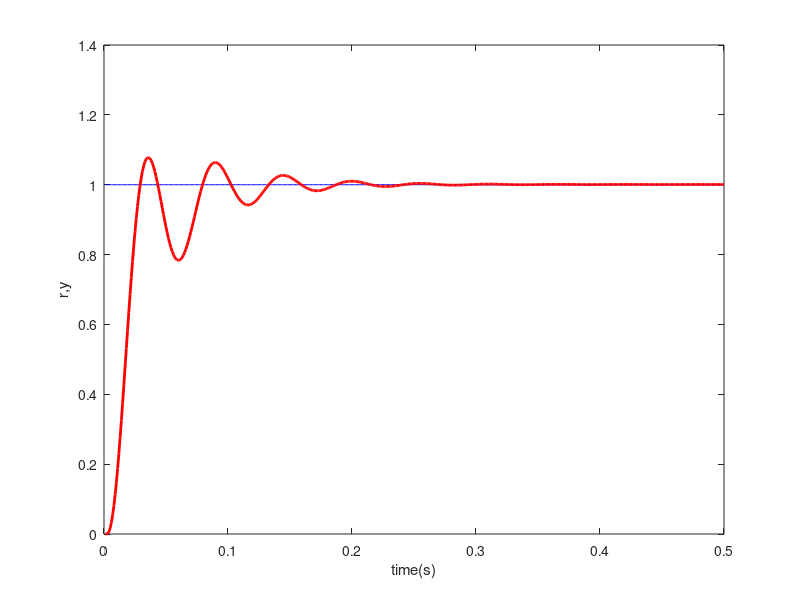
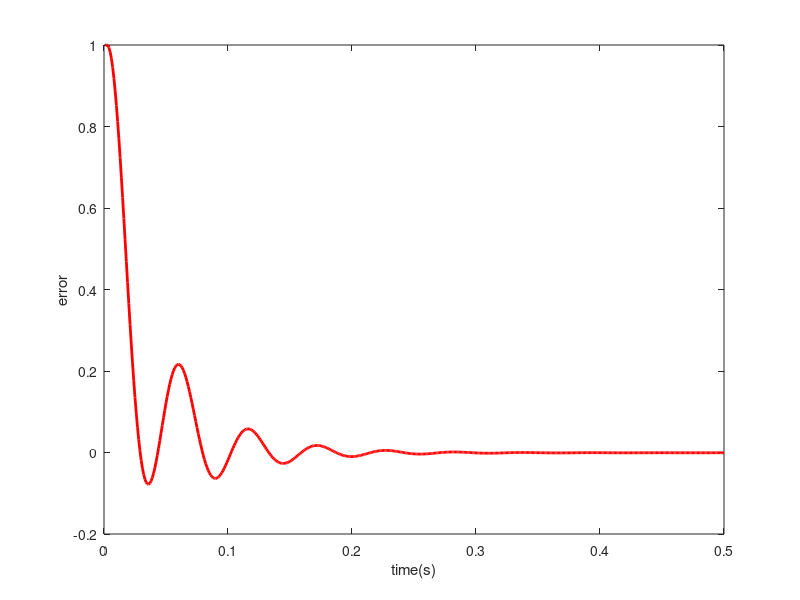

Reproduce these figures in MATLAB, in order.
%Expert PID controller
%clear all;
close all;
ts = 0.001;
sys = tf(5.235e005,[1,87.35,1.047e004,0]); %Plant
dsys=c2d(sys,ts,'z');
[num,den]=tfdata(dsys,'v');
u_1=0;u_2=0;u_3=0;u_4=0;
y_1=0;y_2=0;y_3=0;
ei=0;

kp=0.96;ki=0.03;kd=0.01;

time = zeros(1,500);
yd = zeros(1,500);
y = zeros(1,500);
error = zeros(1,500);
derror = zeros(1,500);
u = zeros(1,500);

error_1=0;
for k=1:1:500
    time(k)=k*ts;
    yd(k)=1.0;
    y(k)=-den(2)*y_1-den(3)*y_2-den(4)*y_3+num(1)*u_1+num(2)*u_2+num(3)*u_3+num(4)*u_4;
    error(k)=yd(k)-y(k);
    derror(k)=error(k)-error_1;
    ei=ei+error(k)*ts;

    u(k)=kp*error(k)+kd*derror(k)/ts+ki*ei; %PID Controller
    u_4=u_3;u_3=u_2;u_2=u_1;u_1=u(k);
    y_3=y_2;y_2=y_1;y_1=y(k);
    error_1=error(k);
end
figure(1);
plot(time,yd,'b',time,y,'r','linewidth',2);
xlabel('time(s)');ylabel('r,y');
figure(2);
plot(time,yd-y,'r','linewidth',2);
xlabel('time(s)');ylabel('error');
